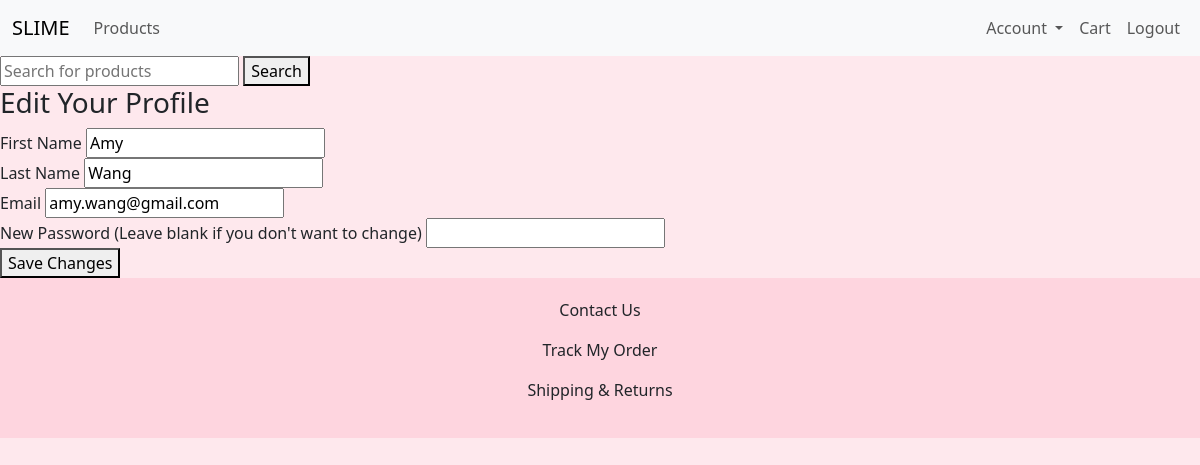
/user/edit (signed in), run on an earlier commit of the app's database.
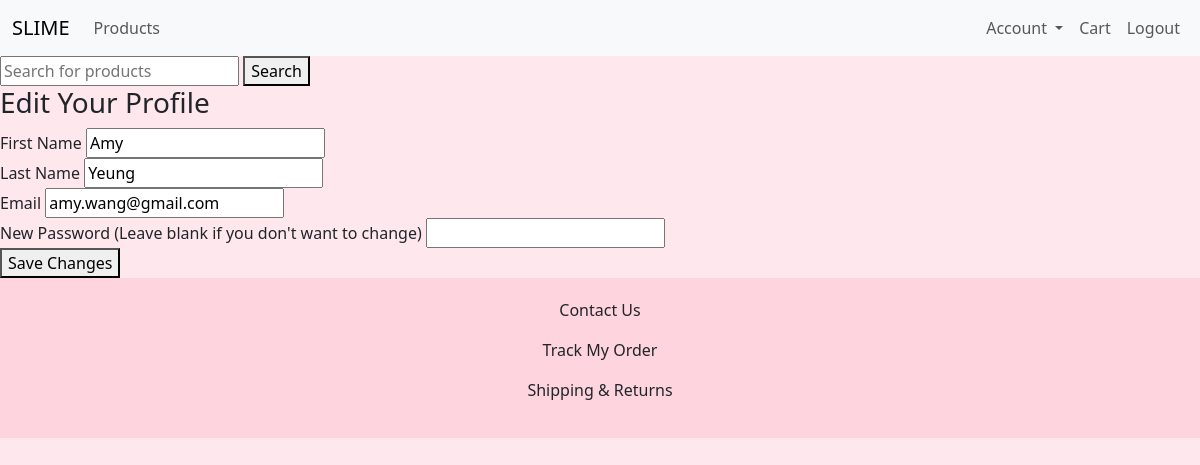
And on a later commit of the database.
### models.py (models this page shows, shortened)
class User(db.Model):
    __tablename__ = 'users'  # Define table name in the database
    id = db.Column(db.Integer, primary_key=True)  # Primary key for user
    first_name = db.Column(db.String(50), nullable=False)  # User's first name
    last_name = db.Column(db.String(50), nullable=False)  # User's last name
    email = db.Column(db.String(100), unique=True, nullable=False)  # Unique email for user authentication
    password_hash = db.Column(db.String(128), nullable=False)  # Hashed password
    role = db.Column(db.String(10), default="user")  # User role (default: user)
    created_at = db.Column(db.DateTime, default=lambda: datetime.now(pytz.timezone('America/New_York')))  # Timestamp in NY timezone
    cart = db.relationship('Cart', back_populates='user', uselist=False)
    orders = db.relationship('Order', back_populates='user')
    @property
    def full_name(self):
        return f"{self.first_name} {self.last_name}"

### app.py (the view, shortened to what this page needs)
@app.route("/user/edit", methods=["GET", "POST"])
@login_required
def edit_profile():
    return render_template("edit.html")

### app.py (called while the page is built)
@login_manager.user_loader
def load_user(user_id):
    return User.query.get(int(user_id))

### templates/edit.html (shortened to what this page needs)
{% extends "layout.html" %}
{% block body %}
    <div class="edit_profile">
        <h3>Edit Your Profile</h3>
        <form method="POST" action="/user/edit">
            <div>
                <label for="first">First Name</label>
                <input type="text" name="first" value="{{ current_user.first_name}}" required>
            </div>
            <div>
                <label for="last">Last Name</label>
                <input type="text" name="last" value="{{ current_user.last_name }}" required>
            </div>
            <div>
                <label for="email">Email</label>
                <input type="email" name="email" value="{{ current_user.email }}" required>
            </div>
            <div>
                <label for="password">New Password (Leave blank if you don't want to change)</label>
                <input type="password" name="password">
            </div>
            <button type="submit">Save Changes</button>
        </form>
    </div>
{% endblock %}

What changed in the data, as far as the page shows it:
changed User "Amy": last "Wang" → "Yeung"
